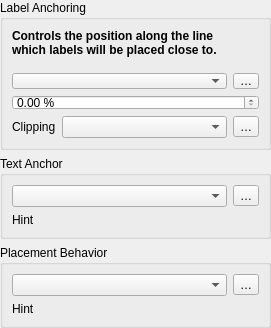
<?xml version="1.0" encoding="UTF-8"?>
<ui version="4.0">
 <class>QgsLabelLineAnchorWidgetBase</class>
 <widget class="QgsPanelWidget" name="QgsLabelLineAnchorWidgetBase">
  <property name="geometry">
   <rect>
    <x>0</x>
    <y>0</y>
    <width>271</width>
    <height>315</height>
   </rect>
  </property>
  <property name="windowTitle">
   <string notr="true">Line Anchor Settings</string>
  </property>
  <layout class="QGridLayout" name="gridLayout">
   <property name="leftMargin">
    <number>0</number>
   </property>
   <property name="topMargin">
    <number>0</number>
   </property>
   <property name="rightMargin">
    <number>0</number>
   </property>
   <property name="bottomMargin">
    <number>0</number>
   </property>
   <item row="0" column="0" colspan="2">
    <widget class="QGroupBox" name="groupBox">
     <property name="title">
      <string>Label Anchoring</string>
     </property>
     <layout class="QGridLayout" name="gridLayout_4" columnstretch="0,1,0">
      <item row="2" column="1">
       <widget class="QComboBox" name="mClippingComboBox"/>
      </item>
      <item row="2" column="0">
       <widget class="QLabel" name="label_2">
        <property name="text">
         <string>Clipping</string>
        </property>
       </widget>
      </item>
      <item row="0" column="0" colspan="2">
       <widget class="QLabel" name="label">
        <property name="text">
         <string>&lt;b&gt;Controls the position along the line which labels will be placed close to.&lt;/b&gt;</string>
        </property>
        <property name="wordWrap">
         <bool>true</bool>
        </property>
       </widget>
      </item>
      <item row="2" column="2">
       <widget class="QgsPropertyOverrideButton" name="mLineClippingDDBtn">
        <property name="text">
         <string>…</string>
        </property>
       </widget>
      </item>
      <item row="1" column="0" colspan="3">
       <layout class="QGridLayout" name="gridLayout_2">
        <property name="topMargin">
         <number>10</number>
        </property>
        <item row="0" column="2">
         <widget class="QgsPropertyOverrideButton" name="mLinePlacementDDBtn">
          <property name="text">
           <string>…</string>
          </property>
         </widget>
        </item>
        <item row="1" column="0" colspan="3">
         <widget class="QgsDoubleSpinBox" name="mCustomPlacementSpinBox">
          <property name="suffix">
           <string> %</string>
          </property>
          <property name="maximum">
           <double>100.000000000000000</double>
          </property>
         </widget>
        </item>
        <item row="0" column="0" colspan="2">
         <widget class="QComboBox" name="mPercentPlacementComboBox"/>
        </item>
       </layout>
      </item>
     </layout>
    </widget>
   </item>
   <item row="1" column="0" colspan="2">
    <widget class="QGroupBox" name="groupBox_3">
     <property name="title">
      <string>Text Anchor</string>
     </property>
     <layout class="QGridLayout" name="gridLayout_5">
      <item row="0" column="0">
       <widget class="QComboBox" name="mAnchorTextPointComboBox"/>
      </item>
      <item row="0" column="1">
       <widget class="QgsPropertyOverrideButton" name="mAnchorTextPointDDBtn">
        <property name="text">
         <string>…</string>
        </property>
       </widget>
      </item>
      <item row="1" column="0" colspan="2">
       <widget class="QLabel" name="mAnchorTextPointHintLabel">
        <property name="text">
         <string>Hint</string>
        </property>
        <property name="wordWrap">
         <bool>true</bool>
        </property>
       </widget>
      </item>
     </layout>
    </widget>
   </item>
   <item row="2" column="0" colspan="2">
    <widget class="QGroupBox" name="groupBox_2">
     <property name="title">
      <string>Placement Behavior</string>
     </property>
     <layout class="QGridLayout" name="gridLayout_3">
      <item row="0" column="0">
       <widget class="QComboBox" name="mAnchorTypeComboBox"/>
      </item>
      <item row="0" column="1">
       <widget class="QgsPropertyOverrideButton" name="mAnchorTypeDDBtn">
        <property name="text">
         <string>…</string>
        </property>
       </widget>
      </item>
      <item row="1" column="0" colspan="2">
       <widget class="QLabel" name="mAnchorTypeHintLabel">
        <property name="text">
         <string>Hint</string>
        </property>
        <property name="wordWrap">
         <bool>true</bool>
        </property>
       </widget>
      </item>
     </layout>
    </widget>
   </item>
   <item row="2" column="1">
    <spacer name="verticalSpacer">
     <property name="orientation">
      <enum>Qt::Vertical</enum>
     </property>
     <property name="sizeHint" stdset="0">
      <size>
       <width>20</width>
       <height>0</height>
      </size>
     </property>
    </spacer>
   </item>
  </layout>
 </widget>
 <customwidgets>
  <customwidget>
   <class>QgsDoubleSpinBox</class>
   <extends>QDoubleSpinBox</extends>
   <header>qgsdoublespinbox.h</header>
  </customwidget>
  <customwidget>
   <class>QgsPropertyOverrideButton</class>
   <extends>QToolButton</extends>
   <header>qgspropertyoverridebutton.h</header>
  </customwidget>
  <customwidget>
   <class>QgsPanelWidget</class>
   <extends>QWidget</extends>
   <header>qgspanelwidget.h</header>
   <container>1</container>
  </customwidget>
 </customwidgets>
 <tabstops>
  <tabstop>mPercentPlacementComboBox</tabstop>
  <tabstop>mLinePlacementDDBtn</tabstop>
  <tabstop>mCustomPlacementSpinBox</tabstop>
  <tabstop>mAnchorTypeComboBox</tabstop>
 </tabstops>
 <resources/>
 <connections/>
</ui>
